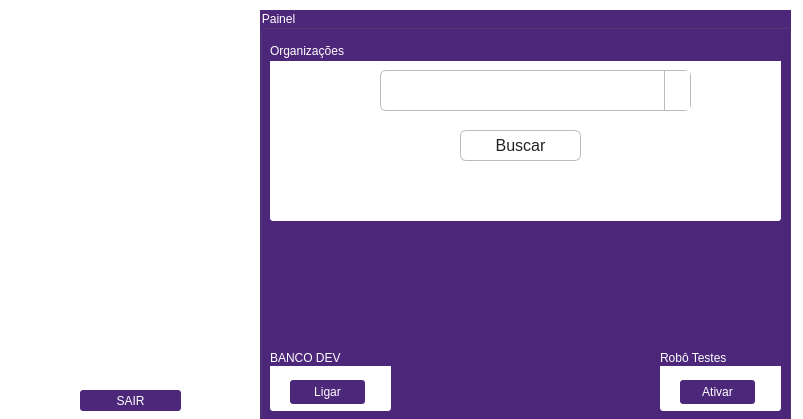
<?xml version="1.0" encoding="UTF-8"?>
<ui version="4.0">
 <class>Form</class>
 <widget class="QWidget" name="Form">
  <property name="geometry">
   <rect>
    <x>0</x>
    <y>0</y>
    <width>803</width>
    <height>419</height>
   </rect>
  </property>
  <property name="windowTitle">
   <string>Menu Principal</string>
  </property>
  <property name="windowIcon">
   <iconset>
    <selectedon>xguardian_ico.ico</selectedon>
   </iconset>
  </property>
  <property name="styleSheet">
   <string notr="true">background-color: rgb(0, 0, 0);
background-color: rgb(255, 255, 255);</string>
  </property>
  <widget class="QGroupBox" name="groupBox">
   <property name="geometry">
    <rect>
     <x>260</x>
     <y>10</y>
     <width>531</width>
     <height>411</height>
    </rect>
   </property>
   <property name="styleSheet">
    <string notr="true">color: rgb(255, 255, 255);
background-color: rgb(77, 39, 122);</string>
   </property>
   <property name="title">
    <string>Painel</string>
   </property>
   <widget class="QWidget" name="widget" native="true">
    <property name="geometry">
     <rect>
      <x>10</x>
      <y>340</y>
      <width>121</width>
      <height>61</height>
     </rect>
    </property>
    <property name="styleSheet">
     <string notr="true"> background-color: white;
 border-radius: 3px;</string>
    </property>
    <widget class="QPushButton" name="pushButton_2">
     <property name="geometry">
      <rect>
       <x>20</x>
       <y>30</y>
       <width>75</width>
       <height>24</height>
      </rect>
     </property>
     <property name="cursor">
      <cursorShape>OpenHandCursor</cursorShape>
     </property>
     <property name="styleSheet">
      <string notr="true">
color: rgb(255, 255, 255);
background-color: rgb(77, 39, 122);</string>
     </property>
     <property name="text">
      <string>Ligar</string>
     </property>
    </widget>
    <widget class="QLabel" name="label_3">
     <property name="geometry">
      <rect>
       <x>0</x>
       <y>0</y>
       <width>121</width>
       <height>16</height>
      </rect>
     </property>
     <property name="styleSheet">
      <string notr="true">color: rgb(255, 255, 255);
font: 900 9pt &quot;Segoe UI&quot;;
background-color: rgb(77, 39, 122);
border-radius: 0px;
</string>
     </property>
     <property name="text">
      <string>BANCO DEV</string>
     </property>
    </widget>
   </widget>
   <widget class="QWidget" name="widget_2" native="true">
    <property name="geometry">
     <rect>
      <x>10</x>
      <y>30</y>
      <width>511</width>
      <height>181</height>
     </rect>
    </property>
    <property name="styleSheet">
     <string notr="true">background-color: white;
border-radius: 3px;</string>
    </property>
    <widget class="QComboBox" name="comboBox">
     <property name="geometry">
      <rect>
       <x>110</x>
       <y>30</y>
       <width>311</width>
       <height>41</height>
      </rect>
     </property>
     <property name="cursor">
      <cursorShape>OpenHandCursor</cursorShape>
     </property>
     <property name="styleSheet">
      <string notr="true">QComboBox {
    background-color: #fff;
    color: #222;
    border: 1px solid #bbb;
    border-radius: 6px;
    padding: 4px 10px;
    font-size: 16px;
}

QComboBox::drop-down {
    background: #fff;
    border-left: 1px solid #bbb;
    width: 25px;
}

QComboBox::down-arrow {
    image: url(:/icons/down_arrow_black.png); /* use um ícone preto, ou remova esta linha */
    width: 14px;
    height: 14px;
}

QComboBox QAbstractItemView {
    background-color: #fff;
    color: #222;
    selection-background-color: #eee;
    selection-color: #111;
    border: none;
}</string>
     </property>
    </widget>
    <widget class="QPushButton" name="pushButton">
     <property name="geometry">
      <rect>
       <x>190</x>
       <y>90</y>
       <width>121</width>
       <height>31</height>
      </rect>
     </property>
     <property name="cursor">
      <cursorShape>OpenHandCursor</cursorShape>
     </property>
     <property name="styleSheet">
      <string notr="true">QPushButton {
    background-color: #fff;
    color: #222;
    border: 1px solid #bbb;
    border-radius: 6px;
    padding: 6px 16px;
    font-size: 16px;
}

QPushButton:hover {
    background-color: #eee;
    border: 1px solid #999;
}

QPushButton:pressed {
    background-color: #ddd;
}</string>
     </property>
     <property name="text">
      <string>Buscar</string>
     </property>
    </widget>
    <widget class="QLabel" name="label_2">
     <property name="geometry">
      <rect>
       <x>0</x>
       <y>0</y>
       <width>511</width>
       <height>21</height>
      </rect>
     </property>
     <property name="styleSheet">
      <string notr="true">color: rgb(255, 255, 255);
font: 900 12pt &quot;Segoe UI&quot;;
background-color: rgb(77, 39, 122);
border-radius: 0px;</string>
     </property>
     <property name="text">
      <string>Organizações</string>
     </property>
    </widget>
   </widget>
   <widget class="QWidget" name="widget_3" native="true">
    <property name="geometry">
     <rect>
      <x>400</x>
      <y>340</y>
      <width>121</width>
      <height>61</height>
     </rect>
    </property>
    <property name="styleSheet">
     <string notr="true"> background-color: white;
 border-radius: 3px;</string>
    </property>
    <widget class="QPushButton" name="pushButton_4">
     <property name="geometry">
      <rect>
       <x>20</x>
       <y>30</y>
       <width>75</width>
       <height>24</height>
      </rect>
     </property>
     <property name="cursor">
      <cursorShape>OpenHandCursor</cursorShape>
     </property>
     <property name="styleSheet">
      <string notr="true">
color: rgb(255, 255, 255);
background-color: rgb(77, 39, 122);</string>
     </property>
     <property name="text">
      <string>Ativar</string>
     </property>
    </widget>
    <widget class="QLabel" name="label_4">
     <property name="geometry">
      <rect>
       <x>0</x>
       <y>0</y>
       <width>121</width>
       <height>16</height>
      </rect>
     </property>
     <property name="styleSheet">
      <string notr="true">color: rgb(255, 255, 255);
font: 900 9pt &quot;Segoe UI&quot;;
background-color: rgb(77, 39, 122);
border-radius: 0px;
</string>
     </property>
     <property name="text">
      <string>Robô Testes</string>
     </property>
    </widget>
   </widget>
  </widget>
  <widget class="QLabel" name="label">
   <property name="geometry">
    <rect>
     <x>10</x>
     <y>90</y>
     <width>241</width>
     <height>241</height>
    </rect>
   </property>
   <property name="minimumSize">
    <size>
     <width>100</width>
     <height>100</height>
    </size>
   </property>
   <property name="maximumSize">
    <size>
     <width>16777</width>
     <height>16777</height>
    </size>
   </property>
   <property name="styleSheet">
    <string notr="true"/>
   </property>
   <property name="text">
    <string/>
   </property>
   <property name="scaledContents">
    <bool>false</bool>
   </property>
  </widget>
  <widget class="QPushButton" name="pushButton_3">
   <property name="geometry">
    <rect>
     <x>80</x>
     <y>390</y>
     <width>101</width>
     <height>21</height>
    </rect>
   </property>
   <property name="cursor">
    <cursorShape>OpenHandCursor</cursorShape>
   </property>
   <property name="styleSheet">
    <string notr="true">background-color: rgb(77, 39, 122);
color: rgb(255, 255, 255);
border-radius: 3px;</string>
   </property>
   <property name="text">
    <string>SAIR</string>
   </property>
  </widget>
 </widget>
 <resources/>
 <connections/>
</ui>
